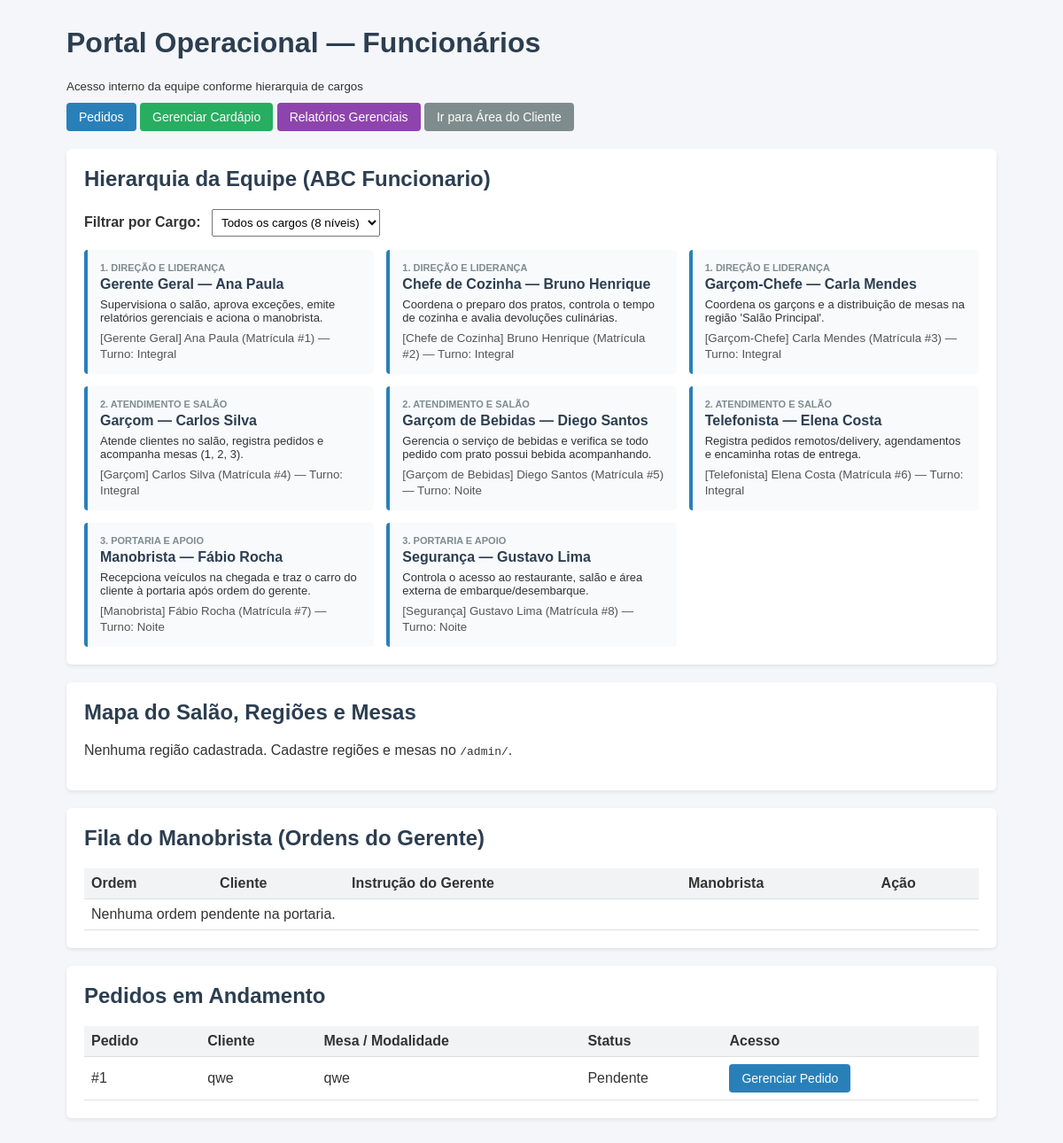
The app's page /funcionarios/, older data.
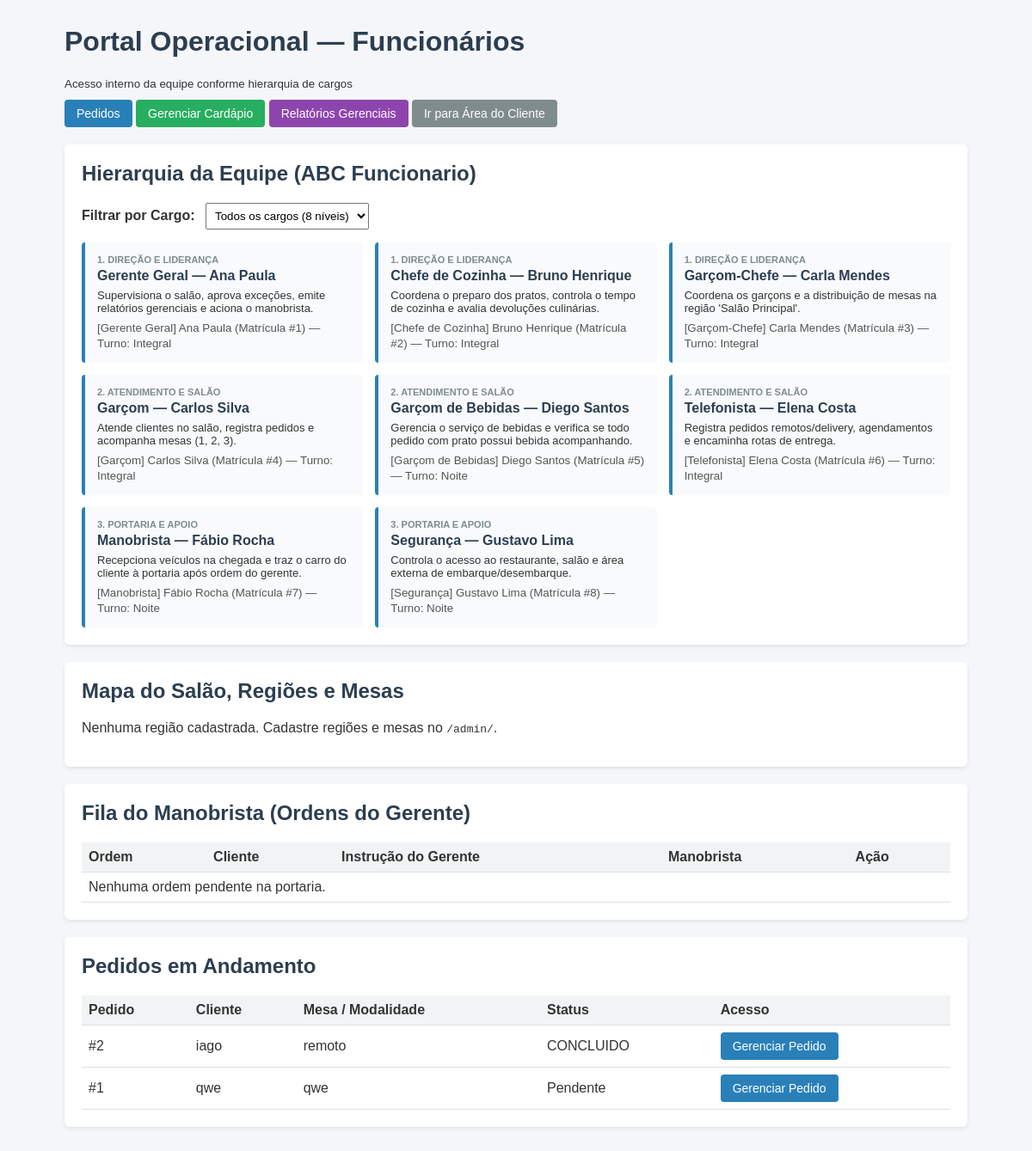
The same page, newer data.
### cardapio/models.py (models this page shows, shortened)
class Pedido(models.Model):
    cliente_nome = models.CharField(max_length=150)
    atendente_id = models.IntegerField(null=True, blank=True)
    tipo_atendente = models.CharField(max_length=50)
    modalidade_atendimento = models.CharField(max_length=50)
    mesa = models.ForeignKey(
        Mesa, on_delete=models.SET_NULL, null=True, blank=True, related_name="pedidos"
    )
    eh_agendado = models.BooleanField(default=False)
    data_hora_criacao = models.DateTimeField(auto_now_add=True)
    data_hora_inicio_atendimento = models.DateTimeField(null=True, blank=True)
    data_hora_agendada = models.DateTimeField(null=True, blank=True)
    status = models.CharField(max_length=50, default="Pendente")

### cardapio/views.py (the view)
# urls.py: path("funcionarios/", views.portal_funcionarios, name="portal_funcionarios"),
def portal_funcionarios(request):
    equipe_hierarquia = [
        ("1. Direção e Liderança", GerenteGeneral(1, "Ana Paula", turno="Integral")),
        ("1. Direção e Liderança", ChefeCozinha(2, "Bruno Henrique", turno="Integral")),
        ("1. Direção e Liderança", GarcomChefe(3, "Carla Mendes", regiao_supervisionada="Salão Principal")),
        ("2. Atendimento e Salão", Garcom(4, "Carlos Silva", mesas_atendidas=[1, 2, 3])),
        ("2. Atendimento e Salão", GarcomBebida(5, "Diego Santos", turno="Noite")),
        ("2. Atendimento e Salão", Telefonista(6, "Elena Costa", turno="Integral")),
        ("3. Portaria e Apoio", Manobrista(7, "Fábio Rocha", turno="Noite")),
        ("3. Portaria e Apoio", Seguranca(8, "Gustavo Lima", turno="Noite")),
    ]
    cargo_filtro = request.GET.get("cargo", "").strip()
    equipe_filtrada = [
        {"nivel": nivel, "obj": func}
        for nivel, func in equipe_hierarquia
        if not cargo_filtro or func.cargo == cargo_filtro
    ]
    cargos_disponiveis = list(dict.fromkeys(func.cargo for _, func in equipe_hierarquia))
    contexto = {
        "equipe": equipe_filtrada,
        "cargos_disponiveis": cargos_disponiveis,
        "cargo_selecionado": cargo_filtro,
        "regioes": RegiaoSalao.objects.prefetch_related("mesas").all(),
        "pedidos_abertos": Pedido.objects.exclude(status="Fechado / Pago").order_by("-data_hora_criacao"),
        "ordens_manobrista": OrdemGerente.objects.filter(concluida=False).order_by("-criada_em"),
        "devolucoes_recentes": Devolucao.objects.select_related("pedido", "item_cardapio").order_by("-data_hora")[:5],
    }
    return render(request, "portal/portal_funcionarios.html", contexto)

### cardapio/funcionarios.py (called while the page is built)
    def registrar_ponto(self) -> str:
        return f"[{self.cargo}] {self.nome} (Matrícula #{self.matricula}) — Turno: {self.turno}"

    @property
    def cargo(self) -> str:
        return "Gerente Geral"

    def descrever_funcao(self) -> str:
        return "Supervisiona o salão, aprova exceções, emite relatórios gerenciais e aciona o manobrista."

    @property
    def cargo(self) -> str:
        return "Chefe de Cozinha"

    def descrever_funcao(self) -> str:
        return "Coordena o preparo dos pratos, controla o tempo de cozinha e avalia devoluções culinárias."

    @property
    def cargo(self) -> str:
        return "Garçom-Chefe"

    def descrever_funcao(self) -> str:
        return f"Coordena os garçons e a distribuição de mesas na região '{self.regiao_supervisionada}'."

    @property
    def cargo(self) -> str:
        return "Garçom"

    def descrever_funcao(self) -> str:
        mesas = ", ".join(str(m) for m in self.mesas_atendidas) or "sob demanda"
        return f"Atende clientes no salão, registra pedidos e acompanha mesas ({mesas})."

    @property
    def cargo(self) -> str:
        return "Garçom de Bebidas"

### cardapio/templates/portal/portal_funcionarios.html (shortened to what the changed rows need)
<!DOCTYPE html>
<html lang="pt-br">
<head>
</head>
<body>
<div class="container">
    <div class="topbar">
        <div>
            <h1>Portal Operacional — Funcionários</h1>
        </div>
    </div>
    <div class="card">
        <h2>Hierarquia da Equipe (ABC Funcionario)</h2>
        <div class="grid-hierarquia">
            {% for item in equipe %}
                <div class="cargo-card">
                    <div class="nivel-tag">{{ item.nivel }}</div>
                    <div class="cargo-titulo">{{ item.obj.cargo }} — {{ item.obj.nome }}</div>
                    <p style="font-size: 13px; margin: 6px 0;">{{ item.obj.descrever_funcao }}</p>
                    <small style="color: #555;">{{ item.obj.registrar_ponto }}</small>
                </div>
            {% endfor %}
        </div>
    </div>
    <div class="card">
        <h2>Mapa do Salão, Regiões e Mesas</h2>
    </div>
    <div class="card">
        <h2>Fila do Manobrista (Ordens do Gerente)</h2>
        <table>
            <thead>
                <tr>
                    <th>Ordem</th>
                    <th>Cliente</th>
                    <th>Instrução do Gerente</th>
                    <th>Manobrista</th>
                    <th>Ação</th>
                </tr>
            </thead>
        </table>
    </div>
    <div class="card">
        <h2>Pedidos em Andamento</h2>
        <table>
            <thead>
                <tr>
                    <th>Pedido</th>
                    <th>Cliente</th>
                    <th>Mesa / Modalidade</th>
                    <th>Status</th>
                    <th>Acesso</th>
                </tr>
            </thead>
            <tbody>
                {% for ped in pedidos_abertos %}
                    <tr>
                        <td>#{{ ped.id }}</td>
                        <td>{{ ped.cliente_nome }}</td>
                        <td>{% if ped.mesa %}Mesa {{ ped.mesa.numero }}{% else %}{{ ped.modalidade_atendimento }}{% endif %}</td>
                        <td>{{ ped.status }}</td>
                        <td><a href="{% url 'detalhe_pedido' ped.id %}" class="btn">Gerenciar Pedido</a></td>
                    </tr>
                {% empty %}
                    <tr><td colspan="5">Nenhum pedido aberto no momento.</td></tr>
                {% endfor %}
            </tbody>
        </table>
    </div>
</div>
</body>
</html>

Row changes from the older to the newer data that the page shows:
added Pedido: id "2", cliente_nome "iago", modalidade_atendimento "remoto", status "CONCLUIDO"
